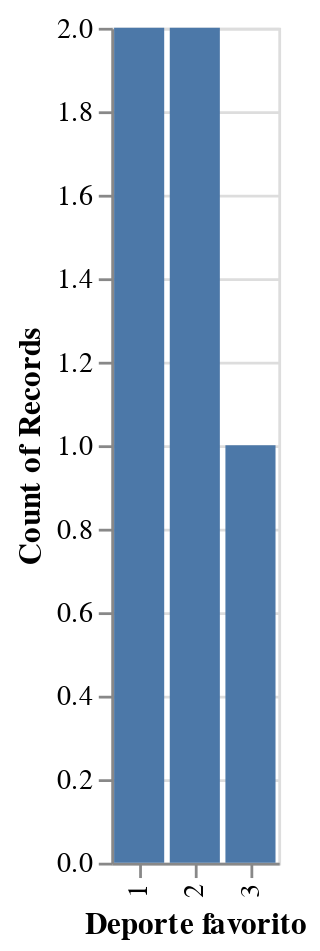

Notebook code cell kept with this figure:
### Code cell
# Segunda forma, usando las abreviaturas:

alt.Chart(wrong_dataframe).mark_bar().encode(
    x='Deporte favorito:N',
    y='count()'
)

### Figure 1 — Vega-Lite specification as saved in the notebook (floating-point values rounded to 4 significant figures)
{"config": {"view": {"continuousWidth": 400, "continuousHeight": 300}}, "data": {"name": "data-914433dc2f25961c86b9aba46c54885a"}, "mark": "bar", "encoding": {"x": {"field": "Deporte favorito", "type": "nominal"}, "y": {"aggregate": "count", "type": "quantitative"}}, "$schema": "https://vega.github.io/schema/vega-lite/v4.17.0.json", "datasets": {"data-914433dc2f25961c86b9aba46c54885a": [{"Estudiante": "Miguel", "Deporte favorito": 1}, {"Estudiante": "Gines", "Deporte favorito": 2}, {"Estudiante": "Alba", "Deporte favorito": 2}, {"Estudiante": "Ismael", "Deporte favorito": 3}, {"Estudiante": "Irene", "Deporte favorito": 1}]}}
